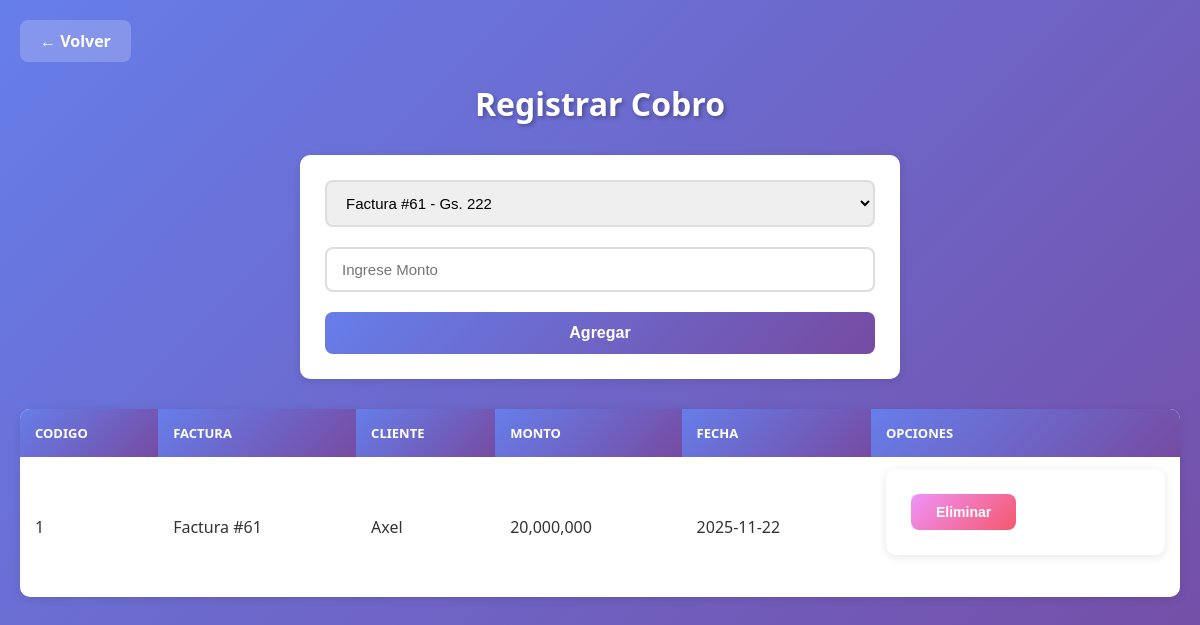
Screenshot of /movimientos/registrarcobro/index.php with the database file from the repository.
### tables this page shows
CREATE TABLE `cobro` (
  `cob_codigo` int NOT NULL AUTO_INCREMENT,
  `cob_monto` int NOT NULL,
  `cob_fecha` date NOT NULL,
  `fac_codigo` int NOT NULL,
  PRIMARY KEY (`cob_codigo`),
  KEY `fac_codigo` (`fac_codigo`),
  CONSTRAINT `cobro_ibfk_1` FOREIGN KEY (`fac_codigo`) REFERENCES `factura` (`fac_codigo`)
);

CREATE TABLE `cliente` (
  `cli_codigo` int NOT NULL AUTO_INCREMENT,
  `cli_cedula` int NOT NULL,
  `cli_nombres` varchar(25) NOT NULL,
  `cli_apellidos` varchar(25) NOT NULL,
  `cli_usuario` varchar(25) NOT NULL,
  `cli_clave` varchar(25) NOT NULL,
  PRIMARY KEY (`cli_codigo`)
);

### movimientos/registrarcobro/index.php (the view, shortened to what this page needs)
<?php
	include("../../conexion.php");
    ?>
    <html>
        <head>
            <link rel="stylesheet" href="../css/style.css">
        </head>
    </html>
    <?php
echo "<div style='max-width:1200px;margin:0 auto 20px auto;'><a href='../../menu.php' style='display:inline-block;background:rgba(255,255,255,0.2);color:white;padding:10px 20px;border-radius:8px;text-decoration:none;font-weight:600;'>← Volver</a></div>";
echo "<h1>Registrar Cobro</h1>";
echo "<form method='POST'>";
echo "<select name='factura' required>";
$sql="SELECT * FROM factura";
$res=mysqli_query($conexion,$sql);
while($registro=mysqli_fetch_assoc($res)){
    echo "<option value=\"".$registro['fac_codigo']."\">Factura #".$registro['fac_codigo']." - Gs. ".number_format($registro['fac_monto'],0)."</option>";
}
echo "</select>";
echo "<input type='text' name='monto' placeholder='Ingrese Monto' required><br>";
echo "<input type='submit' name='agregar' value='Agregar'>";
echo "</form>";
$res=mysqli_query($conexion,"SELECT * FROM cobro");
if(mysqli_num_rows($res)>0){
    echo "<table>";
    echo "<tr><th>Codigo</th><th>Factura</th><th>Cliente</th><th>Monto</th><th>Fecha</th><th colspan='2'>Opciones</th></tr>";
    while($fila=mysqli_fetch_assoc($res)){
        $codigo=$fila["cob_codigo"];
        $factura_id=$fila["fac_codigo"];
        $monto=$fila["cob_monto"];
        $fecha=$fila["cob_fecha"];
        $res2=mysqli_query($conexion,"SELECT cli_codigo FROM factura WHERE fac_codigo=$factura_id");
        $cliente_id=mysqli_fetch_assoc($res2)["cli_codigo"];
        $res3=mysqli_query($conexion,"SELECT cli_nombres FROM cliente WHERE cli_codigo=$cliente_id");
        $nombre=mysqli_fetch_assoc($res3)["cli_nombres"];
        echo "<tr>
                <td>$codigo</td>
                <td>Factura #$factura_id</td>
                <td>$nombre</td>
                <td>".number_format($monto,0)."</td>
                <td>$fecha</td>
                <td>
                    <form action='eliminar.php' method='POST'>
                        <input type='hidden' name='codigo' value='$codigo'>
                        <input type='submit' value='Eliminar' name='eliminar'>
                    </form>
                </td>
              </tr>";
    }
    echo "</table>";
}
?>

### movimientos/css/style.css (style rules this page uses)
* { margin: 0; padding: 0; box-sizing: border-box; }
h1 { color: white; text-align: center; font-size: 32px; margin-bottom: 30px; text-shadow: 2px 2px 4px rgba(0,0,0,0.3); }
form { background: white; padding: 25px; border-radius: 10px; margin: 0 auto 30px auto; max-width: 600px; box-shadow: 0 2px 10px rgba(0,0,0,0.1); }
select, input[type="number"], input[type="text"] { width: 100%; padding: 12px 15px; border: 2px solid #ddd; border-radius: 8px; font-size: 15px; margin-bottom: 20px; transition: all 0.3s ease; }
input[type="submit"], button { background: linear-gradient(135deg, #667eea 0%, #764ba2 100%); color: white; border: none; padding: 12px 30px; border-radius: 8px; font-size: 16px; font-weight: 600; cursor: pointer; width: 100%; transition: all 0.3s ease; }
input[value="Eliminar"], input[value="SÍ, ELIMINAR"] { background: linear-gradient(135deg, #f093fb 0%, #f5576c 100%); padding: 10px 25px; font-size: 14px; width: auto; }
table { width: 100%; max-width: 1200px; margin: 20px auto; border-collapse: collapse; background: white; border-radius: 10px; overflow: hidden; box-shadow: 0 2px 10px rgba(0,0,0,0.1); }
th { background: linear-gradient(135deg, #667eea 0%, #764ba2 100%); color: white; padding: 15px; text-align: left; font-weight: 600; text-transform: uppercase; font-size: 13px; }
td { padding: 12px 15px; border-bottom: 1px solid #f0f0f0; color: #333; }
tr:last-child td { border-bottom: none; }

### rows the page displays
cobro: cob_codigo "1", fac_codigo "61", cliente.cli_nombres "Axel", cob_monto "20,000,000", cob_fecha "2025-11-22"
